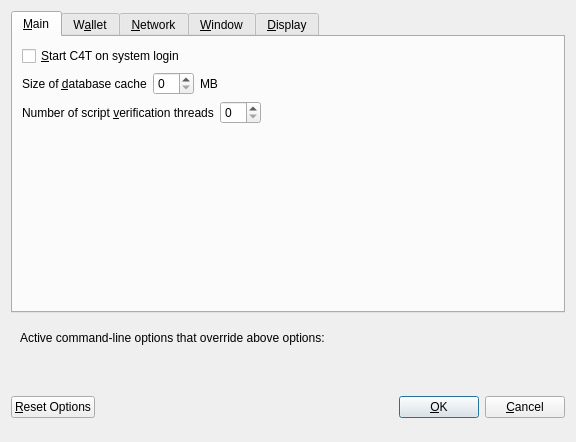
<?xml version="1.0" encoding="UTF-8"?>
<ui version="4.0">
 <class>OptionsDialog</class>
 <widget class="QDialog" name="OptionsDialog">
  <property name="geometry">
   <rect>
    <x>0</x>
    <y>0</y>
    <width>576</width>
    <height>442</height>
   </rect>
  </property>
  <property name="windowTitle">
   <string>Options</string>
  </property>
  <property name="modal">
   <bool>true</bool>
  </property>
  <layout class="QVBoxLayout" name="verticalLayout">
   <item>
    <widget class="QTabWidget" name="tabWidget">
     <property name="currentIndex">
      <number>0</number>
     </property>
     <widget class="QWidget" name="tabMain">
      <attribute name="title">
       <string>&amp;Main</string>
      </attribute>
      <layout class="QVBoxLayout" name="verticalLayout_Main">
       <item>
        <widget class="QCheckBox" name="bitcoinAtStartup">
         <property name="toolTip">
          <string>Automatically start C4T after logging in to the system.</string>
         </property>
         <property name="text">
          <string>&amp;Start C4T on system login</string>
         </property>
        </widget>
       </item>
       <item>
        <layout class="QHBoxLayout" name="horizontalLayout_2_Main">
         <item>
          <widget class="QLabel" name="databaseCacheLabel">
           <property name="text">
            <string>Size of &amp;database cache</string>
           </property>
           <property name="textFormat">
            <enum>Qt::PlainText</enum>
           </property>
           <property name="buddy">
            <cstring>databaseCache</cstring>
           </property>
          </widget>
         </item>
         <item>
          <widget class="QSpinBox" name="databaseCache"/>
         </item>
         <item>
          <widget class="QLabel" name="databaseCacheUnitLabel">
           <property name="text">
            <string>MB</string>
           </property>
           <property name="textFormat">
            <enum>Qt::PlainText</enum>
           </property>
          </widget>
         </item>
         <item>
          <spacer name="horizontalSpacer_2_Main">
           <property name="orientation">
            <enum>Qt::Horizontal</enum>
           </property>
           <property name="sizeHint" stdset="0">
            <size>
             <width>40</width>
             <height>20</height>
            </size>
           </property>
          </spacer>
         </item>
        </layout>
       </item>
       <item>
        <layout class="QHBoxLayout" name="horizontalLayout_3_Main">
         <item>
          <widget class="QLabel" name="threadsScriptVerifLabel">
           <property name="text">
            <string>Number of script &amp;verification threads</string>
           </property>
           <property name="textFormat">
            <enum>Qt::PlainText</enum>
           </property>
           <property name="buddy">
            <cstring>threadsScriptVerif</cstring>
           </property>
          </widget>
         </item>
         <item>
          <widget class="QSpinBox" name="threadsScriptVerif">
           <property name="toolTip">
            <string>(0 = auto, &lt;0 = leave that many cores free)</string>
           </property>
          </widget>
         </item>
         <item>
          <spacer name="horizontalSpacer_3_Main">
           <property name="orientation">
            <enum>Qt::Horizontal</enum>
           </property>
           <property name="sizeHint" stdset="0">
            <size>
             <width>40</width>
             <height>20</height>
            </size>
           </property>
          </spacer>
         </item>
        </layout>
       </item>
       <item>
        <spacer name="verticalSpacer_2">
         <property name="orientation">
          <enum>Qt::Vertical</enum>
         </property>
         <property name="sizeHint" stdset="0">
          <size>
           <width>20</width>
           <height>40</height>
          </size>
         </property>
        </spacer>
       </item>
      </layout>
     </widget>
     <widget class="QWidget" name="tabWallet">
      <attribute name="title">
       <string>W&amp;allet</string>
      </attribute>
      <layout class="QVBoxLayout" name="verticalLayout_Wallet">
       <item>
        <layout class="QHBoxLayout" name="horizontalLayout_2_Wallet">
         <item>
          <widget class="QLabel" name="labelStakeSplitThresholdText">
           <property name="text">
            <string>Stake split threshold:</string>
           </property>
          </widget>
         </item>
         <item>
          <widget class="QSpinBox" name="spinBoxStakeSplitThreshold">
           <property name="minimum">
            <number>1</number>
           </property>
           <property name="maximum">
            <number>999999</number>
           </property>
          </widget>
         </item>
        </layout>
       </item>
       <item>
        <widget class="QGroupBox" name="groupBox">
         <property name="title">
          <string>Expert</string>
         </property>
         <layout class="QVBoxLayout" name="verticalLayout_2">
          <item>
           <widget class="QCheckBox" name="coinControlFeatures">
            <property name="toolTip">
             <string>Whether to show coin control features or not.</string>
            </property>
            <property name="text">
             <string>Enable coin &amp;control features</string>
            </property>
           </widget>
          </item>
          <item>
           <widget class="QCheckBox" name="showMasternodesTab">
            <property name="toolTip">
             <string>Show additional tab listing all your masternodes in first sub-tab&lt;br/&gt;and all masternodes on the network in second sub-tab.</string>
            </property>
            <property name="text">
             <string>Show Masternodes Tab</string>
            </property>
           </widget>
          </item>
          <item>
           <widget class="QCheckBox" name="spendZeroConfChange">
            <property name="toolTip">
             <string>If you disable the spending of unconfirmed change, the change from a transaction&lt;br/&gt;cannot be used until that transaction has at least one confirmation.&lt;br/&gt;This also affects how your balance is computed.</string>
            </property>
            <property name="text">
             <string>&amp;Spend unconfirmed change</string>
            </property>
           </widget>
          </item>
         </layout>
        </widget>
       </item>
       <item>
        <spacer name="verticalSpacer_Wallet">
         <property name="orientation">
          <enum>Qt::Vertical</enum>
         </property>
         <property name="sizeHint" stdset="0">
          <size>
           <width>20</width>
           <height>40</height>
          </size>
         </property>
        </spacer>
       </item>
      </layout>
     </widget>
     <widget class="QWidget" name="tabNetwork">
      <attribute name="title">
       <string>&amp;Network</string>
      </attribute>
      <layout class="QVBoxLayout" name="verticalLayout_Network">
       <item>
        <widget class="QCheckBox" name="mapPortUpnp">
         <property name="toolTip">
          <string>Automatically open the C4T client port on the router. This only works when your router supports UPnP and it is enabled.</string>
         </property>
         <property name="text">
          <string>Map port using &amp;UPnP</string>
         </property>
        </widget>
       </item>
       <item>
        <widget class="QCheckBox" name="allowIncoming">
         <property name="toolTip">
          <string>Accept connections from outside</string>
         </property>
         <property name="text">
          <string>Allow incoming connections</string>
         </property>
        </widget>
       </item>
       <item>
        <widget class="QCheckBox" name="connectSocks">
         <property name="toolTip">
          <string>Connect to the C4T network through a SOCKS5 proxy.</string>
         </property>
         <property name="text">
          <string>&amp;Connect through SOCKS5 proxy (default proxy):</string>
         </property>
        </widget>
       </item>
       <item>
        <layout class="QHBoxLayout" name="horizontalLayout_1_Network">
         <item>
          <widget class="QLabel" name="proxyIpLabel">
           <property name="text">
            <string>Proxy &amp;IP:</string>
           </property>
           <property name="textFormat">
            <enum>Qt::PlainText</enum>
           </property>
           <property name="buddy">
            <cstring>proxyIp</cstring>
           </property>
          </widget>
         </item>
         <item>
          <widget class="QValidatedLineEdit" name="proxyIp">
           <property name="minimumSize">
            <size>
             <width>140</width>
             <height>0</height>
            </size>
           </property>
           <property name="maximumSize">
            <size>
             <width>140</width>
             <height>16777215</height>
            </size>
           </property>
           <property name="toolTip">
            <string>IP address of the proxy (e.g. IPv4: 127.0.0.1 / IPv6: ::1)</string>
           </property>
          </widget>
         </item>
         <item>
          <widget class="QLabel" name="proxyPortLabel">
           <property name="text">
            <string>&amp;Port:</string>
           </property>
           <property name="textFormat">
            <enum>Qt::PlainText</enum>
           </property>
           <property name="buddy">
            <cstring>proxyPort</cstring>
           </property>
          </widget>
         </item>
         <item>
          <widget class="QLineEdit" name="proxyPort">
           <property name="minimumSize">
            <size>
             <width>55</width>
             <height>0</height>
            </size>
           </property>
           <property name="maximumSize">
            <size>
             <width>55</width>
             <height>16777215</height>
            </size>
           </property>
           <property name="toolTip">
            <string>Port of the proxy (e.g. 9050)</string>
           </property>
          </widget>
         </item>
         <item>
          <spacer name="horizontalSpacer_1_Network">
           <property name="orientation">
            <enum>Qt::Horizontal</enum>
           </property>
           <property name="sizeHint" stdset="0">
            <size>
             <width>40</width>
             <height>20</height>
            </size>
           </property>
          </spacer>
         </item>
        </layout>
       </item>
       <item>
        <spacer name="verticalSpacer_Network">
         <property name="orientation">
          <enum>Qt::Vertical</enum>
         </property>
         <property name="sizeHint" stdset="0">
          <size>
           <width>20</width>
           <height>40</height>
          </size>
         </property>
        </spacer>
       </item>
      </layout>
     </widget>
     <widget class="QWidget" name="tabWindow">
      <attribute name="title">
       <string>&amp;Window</string>
      </attribute>
      <layout class="QVBoxLayout" name="verticalLayout_Window">
       <item>
        <widget class="QCheckBox" name="minimizeToTray">
         <property name="toolTip">
          <string>Show only a tray icon after minimizing the window.</string>
         </property>
         <property name="text">
          <string>&amp;Minimize to the tray instead of the taskbar</string>
         </property>
        </widget>
       </item>
       <item>
        <widget class="QCheckBox" name="minimizeOnClose">
         <property name="toolTip">
          <string>Minimize instead of exit the application when the window is closed. When this option is enabled, the application will be closed only after selecting Quit in the menu.</string>
         </property>
         <property name="text">
          <string>M&amp;inimize on close</string>
         </property>
        </widget>
       </item>
       <item>
        <spacer name="verticalSpacer_Window">
         <property name="orientation">
          <enum>Qt::Vertical</enum>
         </property>
         <property name="sizeHint" stdset="0">
          <size>
           <width>20</width>
           <height>40</height>
          </size>
         </property>
        </spacer>
       </item>
      </layout>
     </widget>
     <widget class="QWidget" name="tabDisplay">
      <attribute name="title">
       <string>&amp;Display</string>
      </attribute>
      <layout class="QVBoxLayout" name="verticalLayout_Display">
       <item>
        <layout class="QHBoxLayout" name="horizontalLayout_1_Display">
         <item>
          <widget class="QLabel" name="langLabel">
           <property name="text">
            <string>User Interface &amp;language:</string>
           </property>
           <property name="textFormat">
            <enum>Qt::PlainText</enum>
           </property>
           <property name="buddy">
            <cstring>lang</cstring>
           </property>
          </widget>
         </item>
         <item>
          <widget class="QValueComboBox" name="lang">
           <property name="toolTip">
            <string>The user interface language can be set here. This setting will take effect after restarting C4T.</string>
           </property>
          </widget>
         </item>
        </layout>
       </item>
       <item>
        <widget class="QLabel" name="label_3">
         <property name="toolTip">
          <string notr="true"/>
         </property>
         <property name="statusTip">
          <string notr="true"/>
         </property>
         <property name="whatsThis">
          <string notr="true"/>
         </property>
         <property name="accessibleName">
          <string notr="true"/>
         </property>
         <property name="text">
          <string>Language missing or translation incomplete? Help contributing translations here:
https://discord.gg/zgcXB76</string>
         </property>
         <property name="wordWrap">
          <bool>true</bool>
         </property>
         <property name="openExternalLinks">
          <bool>true</bool>
         </property>
         <property name="textInteractionFlags">
          <set>Qt::TextBrowserInteraction</set>
         </property>
        </widget>
       </item>
       <item>
        <layout class="QHBoxLayout" name="horizontalLayout_2_Display" stretch="0,0">
         <item>
          <widget class="QLabel" name="themeLabel">
           <property name="text">
            <string>User Interface Theme:</string>
           </property>
          </widget>
         </item>
         <item>
          <widget class="QValueComboBox" name="theme"/>
         </item>
        </layout>
       </item>
       <item>
        <widget class="QWidget" name="verticalDisplayWidget" native="true">
         <layout class="QVBoxLayout" name="verticalDisplayLayout">
          <property name="margin">
           <number>0</number>
          </property>
          <item>
           <widget class="Line" name="line">
            <property name="orientation">
             <enum>Qt::Horizontal</enum>
            </property>
           </widget>
          </item>
          <item>
           <layout class="QHBoxLayout" name="horizontalLayout_3_Display">
            <item>
             <widget class="QLabel" name="unitLabel">
              <property name="text">
               <string>Unit to show amounts in:</string>
              </property>
              <property name="textFormat">
               <enum>Qt::PlainText</enum>
              </property>
             </widget>
            </item>
            <item>
             <widget class="QValueComboBox" name="unit">
              <property name="toolTip">
               <string>Choose the default subdivision unit to show in the interface and when sending coins.</string>
              </property>
             </widget>
            </item>
           </layout>
          </item>
          <item>
           <layout class="QHBoxLayout" name="horizontalLayout_4_Display">
            <item>
             <widget class="QLabel" name="digitsLabel">
              <property name="text">
               <string>Decimal digits</string>
              </property>
             </widget>
            </item>
            <item>
             <widget class="QValueComboBox" name="digits"/>
            </item>
           </layout>
          </item>
          <item>
           <layout class="QHBoxLayout" name="horizontalLayout_5_Display">
            <item>
             <widget class="QCheckBox" name="checkBoxHideZeroBalances">
              <property name="toolTip">
               <string>Hide empty balances</string>
              </property>
              <property name="layoutDirection">
               <enum>Qt::LeftToRight</enum>
              </property>
              <property name="text">
               <string>Hide empty balances</string>
              </property>
             </widget>
            </item>
            <item>
             <widget class="QCheckBox" name="checkBoxHideOrphans">
              <property name="toolTip">
               <string>Hide orphan stakes in transaction lists</string>
              </property>
              <property name="text">
               <string>Hide orphan stakes</string>
              </property>
             </widget>
            </item>
            <item>
             <spacer name="horizontalSpacer">
              <property name="orientation">
               <enum>Qt::Horizontal</enum>
              </property>
              <property name="sizeHint" stdset="0">
               <size>
                <width>40</width>
                <height>20</height>
               </size>
              </property>
             </spacer>
            </item>
           </layout>
          </item>
          <item>
           <layout class="QHBoxLayout" name="horizontalLayout_6_Display">
            <item>
             <widget class="QLabel" name="thirdPartyTxUrlsLabel">
              <property name="toolTip">
               <string>Third party URLs (e.g. a block explorer) that appear in the transactions tab as context menu items. %s in the URL is replaced by transaction hash. Multiple URLs are separated by vertical bar |.</string>
              </property>
              <property name="text">
               <string>Third party transaction URLs</string>
              </property>
             </widget>
            </item>
            <item>
             <widget class="QLineEdit" name="thirdPartyTxUrls">
              <property name="toolTip">
               <string>Third party URLs (e.g. a block explorer) that appear in the transactions tab as context menu items. %s in the URL is replaced by transaction hash. Multiple URLs are separated by vertical bar |.</string>
              </property>
             </widget>
            </item>
           </layout>
          </item>
         </layout>
        </widget>
       </item>
       <item>
        <spacer name="verticalSpacer">
         <property name="orientation">
          <enum>Qt::Vertical</enum>
         </property>
         <property name="sizeHint" stdset="0">
          <size>
           <width>20</width>
           <height>40</height>
          </size>
         </property>
        </spacer>
       </item>
      </layout>
     </widget>
    </widget>
   </item>
   <item>
    <widget class="QFrame" name="frame">
     <layout class="QVBoxLayout" name="verticalLayout_Bottom">
      <item>
       <layout class="QHBoxLayout" name="horizontalLayout_Bottom">
        <item>
         <widget class="QLabel" name="overriddenByCommandLineInfoLabel">
          <property name="text">
           <string>Active command-line options that override above options:</string>
          </property>
          <property name="textFormat">
           <enum>Qt::PlainText</enum>
          </property>
         </widget>
        </item>
        <item>
         <spacer name="horizontalSpacer_Bottom">
          <property name="orientation">
           <enum>Qt::Horizontal</enum>
          </property>
          <property name="sizeHint" stdset="0">
           <size>
            <width>40</width>
            <height>20</height>
           </size>
          </property>
         </spacer>
        </item>
       </layout>
      </item>
      <item>
       <widget class="QLabel" name="overriddenByCommandLineLabel">
        <property name="text">
         <string/>
        </property>
        <property name="textFormat">
         <enum>Qt::PlainText</enum>
        </property>
        <property name="wordWrap">
         <bool>true</bool>
        </property>
       </widget>
      </item>
     </layout>
    </widget>
   </item>
   <item>
    <layout class="QHBoxLayout" name="horizontalLayout_Buttons">
     <item>
      <widget class="QPushButton" name="resetButton">
       <property name="toolTip">
        <string>Reset all client options to default.</string>
       </property>
       <property name="text">
        <string>&amp;Reset Options</string>
       </property>
       <property name="autoDefault">
        <bool>false</bool>
       </property>
      </widget>
     </item>
     <item>
      <spacer name="horizontalSpacer_1">
       <property name="orientation">
        <enum>Qt::Horizontal</enum>
       </property>
       <property name="sizeHint" stdset="0">
        <size>
         <width>40</width>
         <height>48</height>
        </size>
       </property>
      </spacer>
     </item>
     <item>
      <widget class="QLabel" name="statusLabel">
       <property name="minimumSize">
        <size>
         <width>200</width>
         <height>0</height>
        </size>
       </property>
       <property name="font">
        <font>
         <weight>75</weight>
         <bold>true</bold>
        </font>
       </property>
       <property name="text">
        <string/>
       </property>
       <property name="textFormat">
        <enum>Qt::PlainText</enum>
       </property>
       <property name="wordWrap">
        <bool>true</bool>
       </property>
      </widget>
     </item>
     <item>
      <spacer name="horizontalSpacer_2">
       <property name="orientation">
        <enum>Qt::Horizontal</enum>
       </property>
       <property name="sizeHint" stdset="0">
        <size>
         <width>40</width>
         <height>48</height>
        </size>
       </property>
      </spacer>
     </item>
     <item>
      <widget class="QPushButton" name="okButton">
       <property name="text">
        <string>&amp;OK</string>
       </property>
       <property name="autoDefault">
        <bool>false</bool>
       </property>
       <property name="default">
        <bool>true</bool>
       </property>
      </widget>
     </item>
     <item>
      <widget class="QPushButton" name="cancelButton">
       <property name="text">
        <string>&amp;Cancel</string>
       </property>
       <property name="autoDefault">
        <bool>false</bool>
       </property>
      </widget>
     </item>
    </layout>
   </item>
  </layout>
 </widget>
 <customwidgets>
  <customwidget>
   <class>QValidatedLineEdit</class>
   <extends>QLineEdit</extends>
   <header>qvalidatedlineedit.h</header>
  </customwidget>
  <customwidget>
   <class>QValueComboBox</class>
   <extends>QComboBox</extends>
   <header>qvaluecombobox.h</header>
  </customwidget>
 </customwidgets>
 <resources/>
 <connections/>
</ui>
